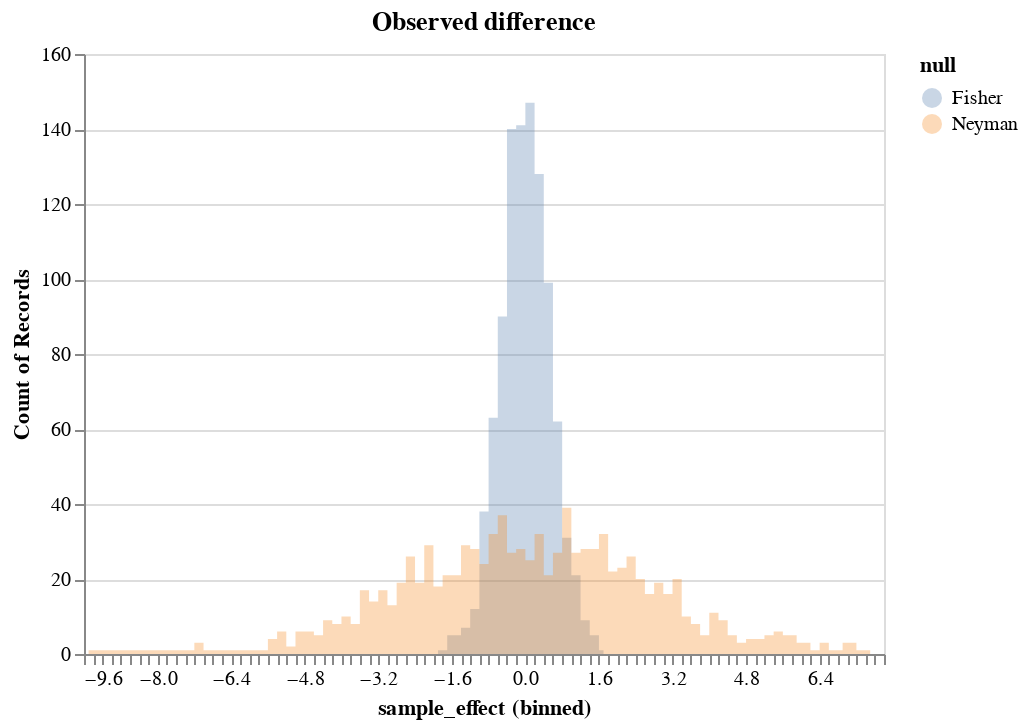

The code cell stored with this chart in its notebook:
### Code cell
alt.Chart(data, title = "Observed difference").mark_area(
    opacity=0.3,
    interpolate='step'
).encode(
    alt.X('sample_effect:Q', bin=alt.Bin(maxbins=100)),
    alt.Y('count()', stack=None),
    alt.Color('null:N')
)

### Figure 1 — Vega-Lite specification as saved in the notebook (floating-point values rounded to 4 significant figures; data arrays with more than 128 entries replaced by an {"elided": "..."} marker saying what was removed)
{"config": {"view": {"continuousWidth": 400, "continuousHeight": 300}}, "data": {"name": "data-659ccf1e3a9eb1df68dd9a823a1aa35f"}, "mark": {"type": "area", "interpolate": "step", "opacity": 0.3}, "encoding": {"color": {"type": "nominal", "field": "null"}, "x": {"type": "quantitative", "bin": {"maxbins": 100}, "field": "sample_effect"}, "y": {"type": "quantitative", "aggregate": "count", "stack": null}}, "title": "Observed difference", "$schema": "https://vega.github.io/schema/vega-lite/v4.8.1.json", "datasets": {"data-659ccf1e3a9eb1df68dd9a823a1aa35f": {"elided": "2000 records"}}}
